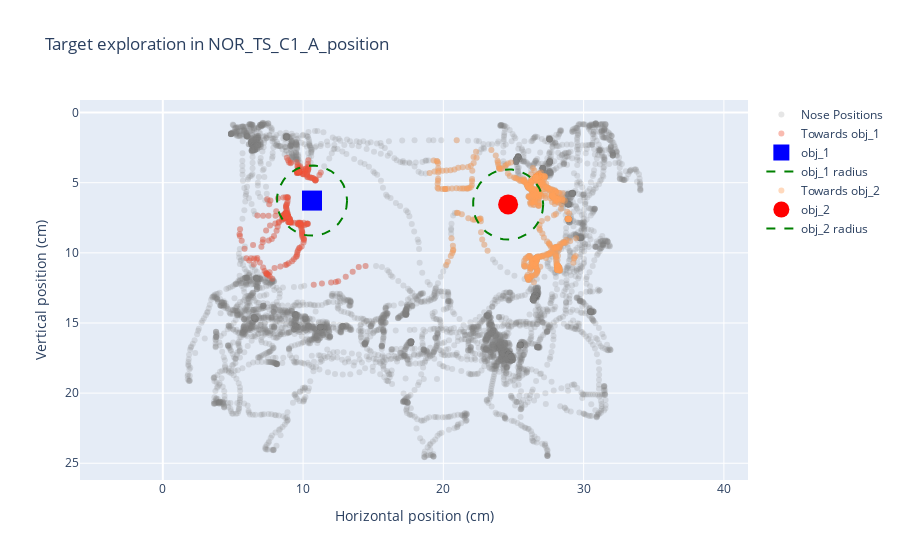

Notebook source saved alongside this figure:
### Markdown cell above
---
#### 2. We can open an example file and see what is inside

### Code cell
example_path = rst.choose_example_csv(params, look_for = 'TS')

# Plot mouse exploration around multiple targets
rst.plot_position(params, example_path)
